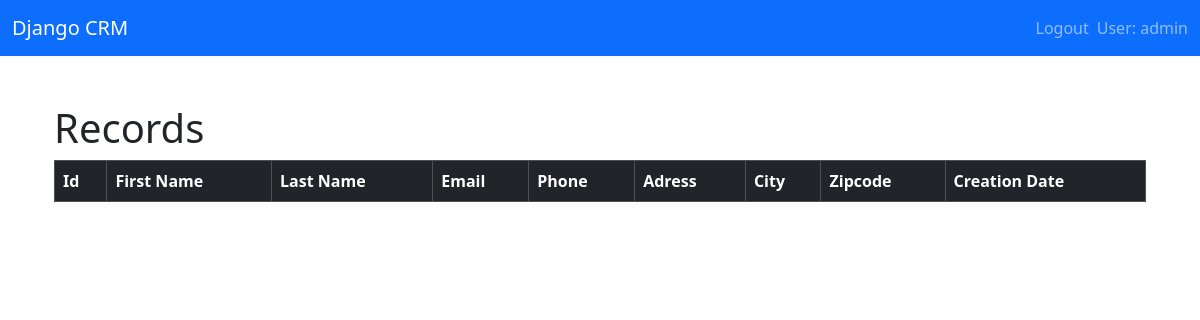
The app's page / (signed in), older data.
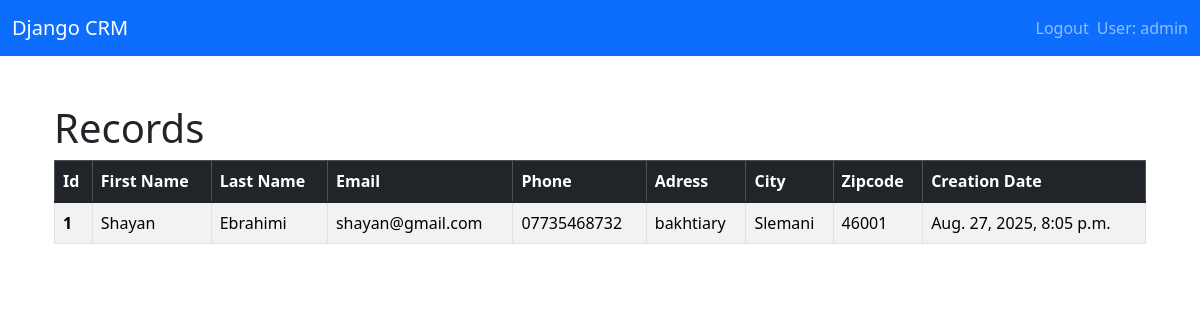
The same page, newer data.
### website/models.py (models this page shows, shortened)
class Record(models.Model):
    created_at = models.DateTimeField(auto_now_add=True)
    first_name = models.CharField(max_length=100)
    last_name = models.CharField(max_length=100)
    email = models.CharField(max_length=100)
    phone_number = models.CharField(max_length=15)
    address = models.CharField(max_length=100)
    city = models.CharField(max_length=100)
    state = models.CharField(max_length=100)
    zipcode =models.CharField(max_length=100)

### website/views.py (the view)
# urls.py: 2. Add a URL to urlpatterns:  path('', views.home, name='home')
@login_required
def home(request):
    records = Record.objects.all()
    context = {"records":records}
    return render(request, "home.html", context)

### website/templates/home.html (shortened to what this page needs)
{% extends "layout.html" %}
{% block content %}
    <h1>Records</h1>
    <table class="table table-striped table-hover table-bordered">
  <thead class="table-dark">
    <tr>
      <th scope="col">Id</th>
      <th scope="col">First Name</th>
      <th scope="col">Last Name</th>
      <th scope="col">Email</th>
      <th scope="col">Phone</th>
      <th scope="col">Adress</th>
      <th scope="col">City</th>
      <th scope="col">Zipcode</th>
      <th scope="col">Creation Date</th>
    </tr>
  </thead>
  <tbody class="table-group-divider">
    {% if records %}
        {% for record in records %}
            <tr>
                <th scope="row">{{record.id}}</th>
                <td>{{record.first_name}}</td>
                <td>{{record.last_name}}</td>
                <td>{{record.email}}</td>
                <td>{{record.phone_number}}</td>
                <td>{{record.address}}</td>
                <td>{{record.city}}</td>
                <td>{{record.zipcode}}</td>
                <td>{{record.created_at}}</td>
            </tr>
        {% endfor %}
    {% endif %}
  </tbody>
</table>
{% endblock content %}

Row changes from the older to the newer data that the page shows:
added Record: id "1", first_name "Shayan", last_name "Ebrahimi", email "shayan@gmail.com", phone_number "07735468732", address "bakhtiary", city "Slemani", zipcode "46001", created_at "Aug. 27, 2025, 8:05 p.m."
